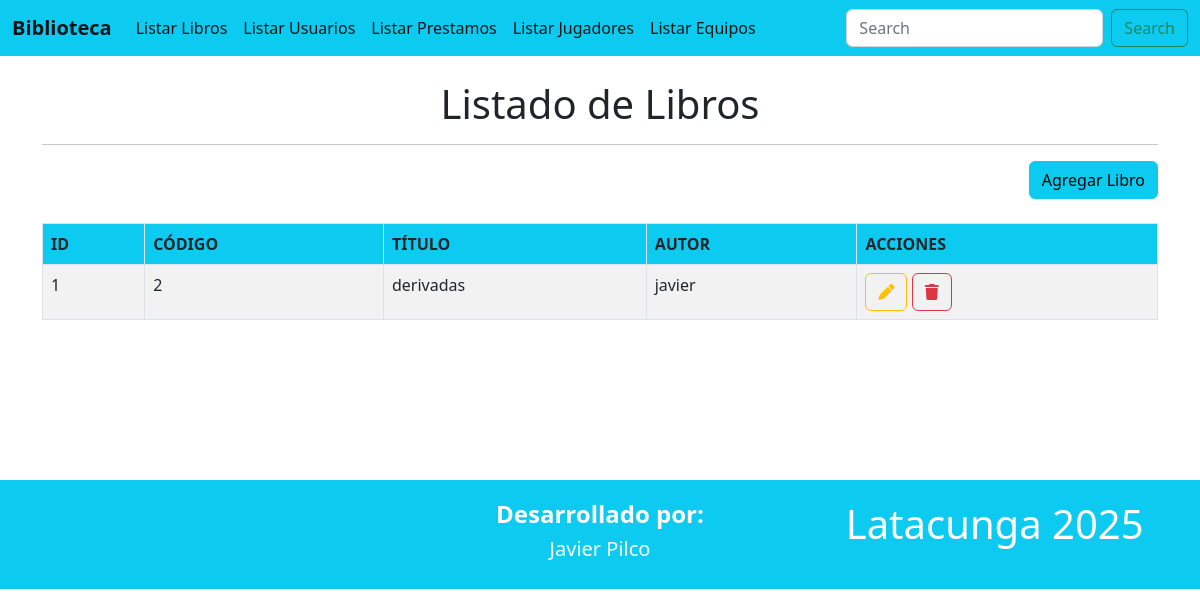
The page / on the database its author committed.
### Aplicaciones/Control/models.py (models this page shows, shortened)
class Libro(models.Model):
    id = models.AutoField(primary_key=True)
    codigo = models.CharField(max_length=20)
    titulo = models.CharField(max_length=200)
    autor = models.CharField(max_length=100)

### Aplicaciones/Control/views.py (the view)
# urls.py: path('', views.inicio),
def inicio(request):
    listadoLibros = Libro.objects.all()
    return render(request, "inicio.html", {'libros': listadoLibros})

### Aplicaciones/Control/templates/inicio.html (shortened to what this page needs)
{% extends './plantilla.html' %}
{% block contenido %}
<br>
<h1 class="text-center">Listado de Libros</h1>
<hr>
<div class="row">
    <div class="text-end">
        <a href="nuevoLibro" class="btn btn-info text-right">
            Agregar Libro
        </a>
    </div>
</div>
<br>
<table class="table table-bordered table-striped table-hover">
    <thead>
        <tr class="bg-info">
            <th>ID</th>
            <th>CÓDIGO</th>
            <th>TÍTULO</th>
            <th>AUTOR</th>
            <th>ACCIONES</th>
        </tr>
    </thead>
    <tbody>
        {% for libro in libros %}
        <tr>
            <td>{{ libro.id }}</td>
            <td>{{ libro.codigo }}</td>
            <td>{{ libro.titulo }}</td>
            <td>{{ libro.autor }}</td>
            <td>
                <a href="editarLibro/{{ libro.id }}" class="btn btn-outline-warning">
                    <i class="fa fa-pen"></i>
                </a>
                <a href="#"
                   data-id="{{ libro.id }}"
                   class="btn btn-outline-danger btnEliminar">
                    <i class="fa fa-trash"></i>
                </a>
            </td>
        </tr>
        {% endfor %}
    </tbody>
</table>
<br><br><br><br><br><br>
{% endblock %}

### rows shown on the page
Libro: id "1", codigo "2", titulo "derivadas", autor "javier"
